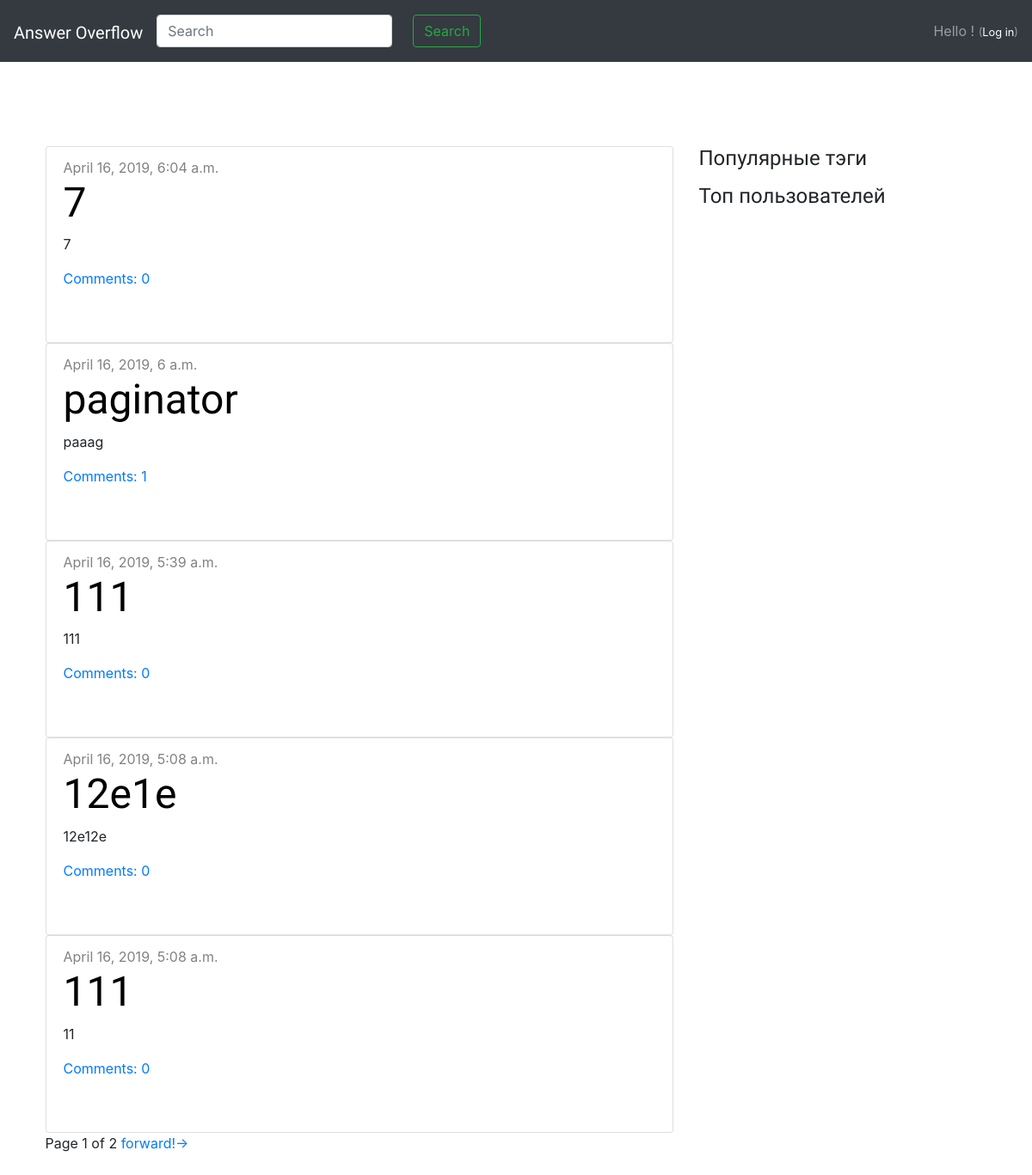
The page / on the database its author committed.
### landing/models.py (models this page shows, shortened)
class Question(models.Model):
    author = models.ForeignKey(User, on_delete=models.CASCADE)
    title = models.CharField(max_length=200)
    text = models.TextField()
    likes = models.IntegerField(blank=True, null=True)
    dislikes = models.IntegerField(blank=True, null=True)
    created_date = models.DateTimeField(default=timezone.now)
    published_date = models.DateTimeField(blank=True, null=True)
    objects = ModelManager()

### landing/views.py (the view)
# urls.py: path('', views.post_list, name='post_list'),
def post_list(request):
    posts=Question.objects.filter(published_date__lte=timezone.now()).order_by('-published_date')
    return render(request, 'web/post_list.html', {
        'posts': paginate(request, posts),
        'objects': paginate(request, posts),
    })

### landing/views.py (called while the page is built)
def paginate(request, objects_list):
    paginator = Paginator(objects_list, 5)
    page = request.GET.get('page')
    try:
        objects = paginator.page(page)
    except PageNotAnInteger:
        objects = paginator.page(1)
    except EmptyPage:
        objects = paginator.page(paginator.num_pages)
    return objects

### landing/templates/web/post_list.html
{% extends "web/base.html" %}
{% block content %}
    {% for post in posts %}
        <ul class="list-group">
            <li class="list-group-item">
                <div class="post">
                    <div class="date", class="top-menu">
                        {{ post.published_date }}
                    </div>
                    <h1><a href="{% url 'post_detail' pk=post.pk %}">{{ post.title }}</a></h1>
                    <p>{{ post.text|linebreaksbr }}</p>
                    <a href="{% url 'post_detail' pk=post.pk %}">Comments: {{ post.comments.count }}</a>
                </div>
            </li>
        </ul>
    {% endfor %}
    {% block paginator %}
        {% include "web/paginator.html" %}
    {% endblock %}
{% endblock %}

### landing/static/css/base.css (style rules this page uses)
h1 a { color: black; font-family: 'Itim', cursive; font-size: 36pt; }
body { padding-left: 15px; }
h1, h2, h3, h4 { font-family: 'Itim', cursive; }
.date { color: #828282; margin-right: 10px; }
.post { margin-bottom: 50px; }
.post h1 a, .post h1 a:visited { color: #000000; }

### landing/static/css/askme.css (style rules this page uses)
html { position: relative; min-height: 100%; }
body { margin-bottom: 60px; }

### rows shown on the page
Question: published_date "April 16, 2019, 6:04 a.m.", title "7", text "7", comments.count "0"
Question: published_date "April 16, 2019, 6 a.m.", title "paginator", text "paaag", comments.count "1"
Question: published_date "April 16, 2019, 5:39 a.m.", title "111", text "111", comments.count "0"
Question: published_date "April 16, 2019, 5:08 a.m.", title "12e1e", text "12e12e", comments.count "0"
Question: published_date "April 16, 2019, 5:08 a.m.", title "111", text "11", comments.count "0"

### other values the page prints
{{ objects.number }} "1"
{{ objects.paginator.num_pages }} "2"
